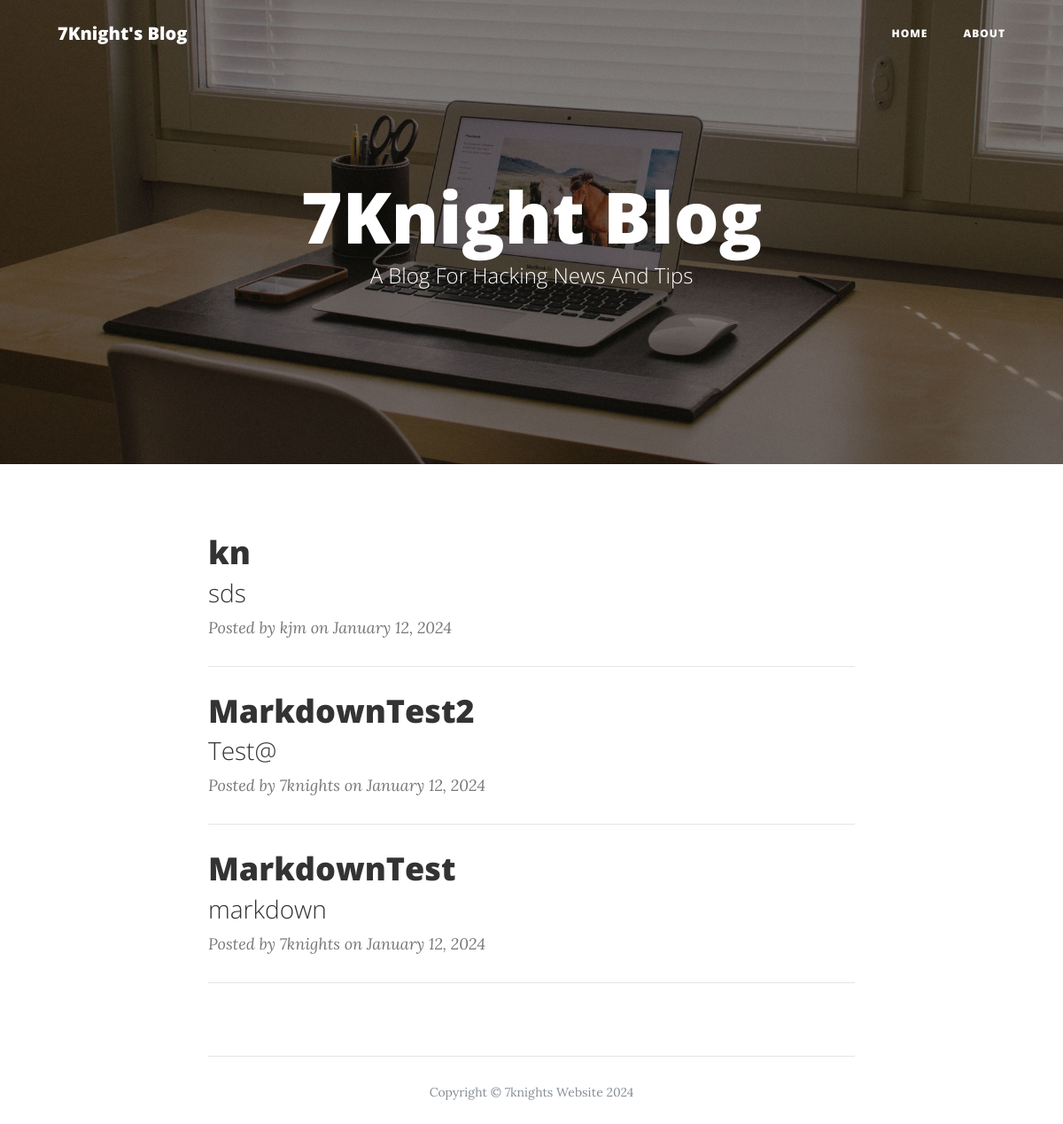
The page / on the database its author committed.
### app.py (models this page shows)
class Blogpost(db.Model):
    id = db.Column(db.Integer, primary_key=True)
    title = db.Column(db.String(50))
    subtitle = db.Column(db.String(50))
    author = db.Column(db.String(20))
    date_posted = db.Column(db.DateTime)
    content = db.Column(db.Text)

### app.py (the view)
@app.route('/')
def index():
    posts = Blogpost.query.order_by(Blogpost.date_posted.desc()).all()
    return render_template('index.html', posts=posts)

### templates/index.html (shortened to what this page needs)
<!DOCTYPE html>
<html lang="en">
  <head>
    <link href="{{ url_for('static', filename='bootstrap.min.css') }}" rel="stylesheet">
    <link href="{{ url_for('static', filename='font-awesome.min.css') }}" rel="stylesheet" type="text/css">
    <link href="{{ url_for('static', filename='clean-blog.min.css') }}" rel="stylesheet">
  </head>
  <body>
    <nav class="navbar navbar-expand-lg navbar-light fixed-top" id="mainNav">
      <div class="container">
        <a class="navbar-brand" href="{{ url_for('index') }}">7Knight's Blog</a>
        <div class="collapse navbar-collapse" id="navbarResponsive">
          <ul class="navbar-nav ml-auto">
            <li class="nav-item">
              <a class="nav-link" href="{{ url_for('index') }}">Home</a>
            </li>
            <li class="nav-item">
              <a class="nav-link" href="{{ url_for('about') }}">About</a>
            </li>
          </ul>
        </div>
      </div>
    </nav>
    <header class="masthead" style="background-image: url('{{ url_for('static', filename='home-bg.jpg') }}')">
      <div class="container">
        <div class="row">
          <div class="col-lg-8 col-md-10 mx-auto">
            <div class="site-heading">
              <h1>7Knight Blog</h1>
              <span class="subheading">A Blog For Hacking News And Tips</span>
            </div>
          </div>
        </div>
      </div>
    </header>
    <div class="container">
      <div class="row">
        <div class="col-lg-8 col-md-10 mx-auto">
          {% for post in posts %}
              <div class="post-preview">
                  <a href="{{ url_for('post', post_id=post.id) }}">
                      <h2 class="post-title">
                          {{ post.title }}
                      </h2>
                      <h3 class="post-subtitle">
                          {{ post.subtitle }}
                      </h3>
                  </a>
                  <p class="post-meta">Posted by {{ post.author }} on {{ post.date_posted.strftime('%B %d, %Y') }}</p>
              </div>
              <hr>
          {% endfor %}
      </div>
      </div>
    </div>
    <footer>
      <div class="container">
        <div class="row">
          <div class="col-lg-8 col-md-10 mx-auto">
            <hr>
            <p class="copyright text-muted">Copyright &copy; 7knights Website 2024</p>
          </div>
        </div>
      </div>
    </footer>
  </body>
</html>

### rows shown on the page
Blogpost: title "kn", subtitle "sds", author "kjm", date_posted "January 12, 2024"
Blogpost: title "MarkdownTest2", subtitle "Test@", author "7knights", date_posted "January 12, 2024"
Blogpost: title "MarkdownTest", subtitle "markdown", author "7knights", date_posted "January 12, 2024"
